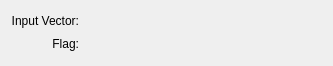
<?xml version="1.0" encoding="UTF-8"?>
<ui version="4.0">
 <class>FilterFlagConfig</class>
 <widget class="QWidget" name="FilterFlagConfig">
  <property name="geometry">
   <rect>
    <x>0</x>
    <y>0</y>
    <width>333</width>
    <height>66</height>
   </rect>
  </property>
  <layout class="QGridLayout" name="gridLayout">
   <item row="0" column="0">
    <widget class="QLabel" name="label_3">
     <property name="sizePolicy">
      <sizepolicy hsizetype="Fixed" vsizetype="Fixed">
       <horstretch>0</horstretch>
       <verstretch>0</verstretch>
      </sizepolicy>
     </property>
     <property name="text">
      <string>Input Vector:</string>
     </property>
     <property name="alignment">
      <set>Qt::AlignRight|Qt::AlignTrailing|Qt::AlignVCenter</set>
     </property>
     <property name="wordWrap">
      <bool>false</bool>
     </property>
    </widget>
   </item>
   <item row="0" column="1">
    <widget class="Kst::VectorSelector" name="_vector" native="true">
     <property name="sizePolicy">
      <sizepolicy hsizetype="Expanding" vsizetype="Preferred">
       <horstretch>0</horstretch>
       <verstretch>0</verstretch>
      </sizepolicy>
     </property>
    </widget>
   </item>
   <item row="2" column="0">
    <widget class="QLabel" name="label_4">
     <property name="sizePolicy">
      <sizepolicy hsizetype="Preferred" vsizetype="Fixed">
       <horstretch>0</horstretch>
       <verstretch>0</verstretch>
      </sizepolicy>
     </property>
     <property name="text">
      <string>Flag:</string>
     </property>
     <property name="alignment">
      <set>Qt::AlignRight|Qt::AlignTrailing|Qt::AlignVCenter</set>
     </property>
     <property name="wordWrap">
      <bool>false</bool>
     </property>
    </widget>
   </item>
   <item row="2" column="1">
    <widget class="Kst::VectorSelector" name="_flag" native="true">
     <property name="sizePolicy">
      <sizepolicy hsizetype="Expanding" vsizetype="Preferred">
       <horstretch>0</horstretch>
       <verstretch>0</verstretch>
      </sizepolicy>
     </property>
    </widget>
   </item>
  </layout>
 </widget>
 <customwidgets>
  <customwidget>
   <class>Kst::VectorSelector</class>
   <extends>QWidget</extends>
   <header>vectorselector.h</header>
  </customwidget>
 </customwidgets>
 <resources/>
 <connections/>
</ui>
